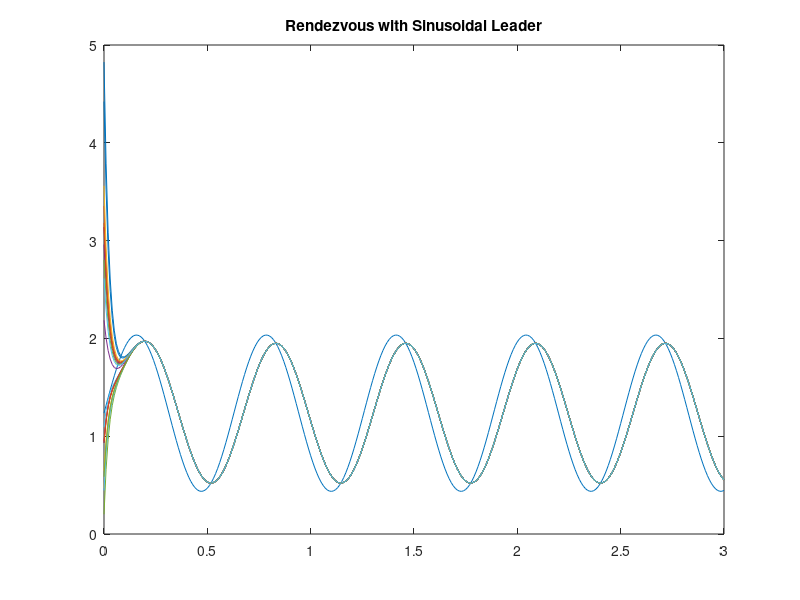

Write the MATLAB code that produced this figure. (Note: this script raises an error after producing the figure.)
% Init
clear % vars
clc   % screen

% Timing
dt=0.01;
Tmax=3;
t0 = 0:dt:Tmax;

% Agents Random Initial Positions
nAgents = 20;
xAxisL = 5;
X = [xAxisL.*rand(1,nAgents)]'
% X = [2 4 6 8]' % Or specified

% Init Laplacian, must 
Laplacian=[
    0 0 0 0
    1 -3 1 1
    1 1 -3 1
    1 1 1 -3
];
% Or Define Dynamics
Adj = ones(nAgents,nAgents)-eye(nAgents)
Adj(:,1)=nAgents*ones(nAgents,1)
Din = -sum(Adj,2).*eye(nAgents) 

Laplacian=Din+Adj;
Laplacian(:,1)=nAgents*ones(nAgents,1)
Laplacian(1,:)=zeros(1,nAgents)

% State Space for Agents Positions
A=Laplacian;
B=zeros(nAgents,nAgents);
B(1,:)=[1 zeros(1,nAgents-1)];
C=eye(nAgents,nAgents);
D=zeros(nAgents,nAgents);
sys = ss(A,B,C,D)  
% Constant Input for Every Agent(turn on?)
u=1*t0;
u=repmat(u,nAgents,1);
u(1,:)=8*cos(t0*10);

%Sim
[y,t]=lsim(sys,u,t0,X);

%Plotting
plot(t,y)
title("Rendezvous with Sinusoidal Leader")
subtitle("1D")
ylabel("X_i")
xlabel("t")
yline(y(1),'-','start');
legend('Leader');
ylim([0 xAxisL])
grid